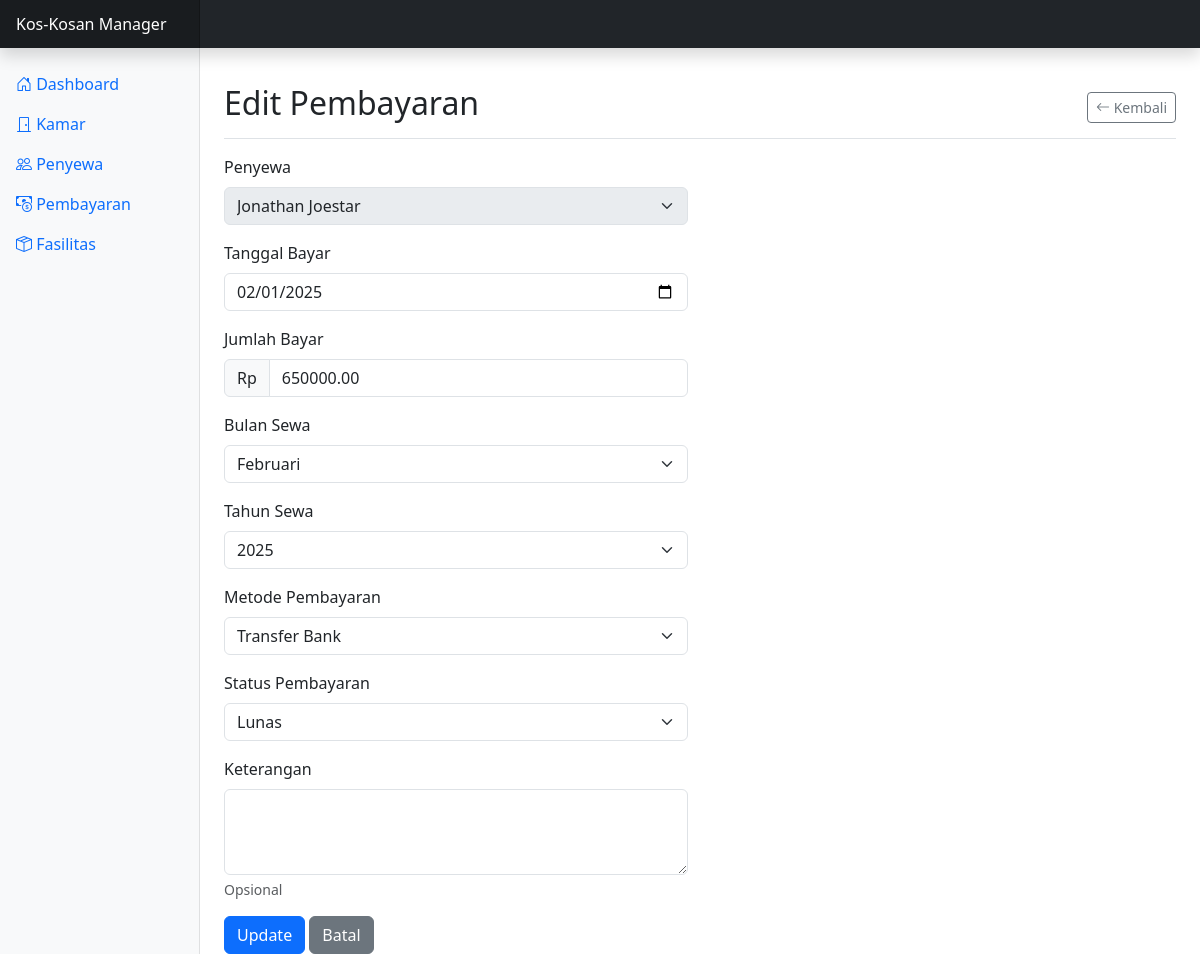
Page /pembayaran.php?action=edit&id=2 on the committed database.
### tables this page shows
CREATE TABLE pembayaran (
    id_pembayaran INT AUTO_INCREMENT PRIMARY KEY,
    id_penyewa INT NOT NULL,
    tanggal_bayar DATE NOT NULL,
    jumlah_bayar DECIMAL(10, 2) NOT NULL,
    bulan_sewa VARCHAR(20) NOT NULL,
    tahun_sewa YEAR NOT NULL,
    metode_pembayaran VARCHAR(50) NOT NULL,
    status_pembayaran ENUM('pending', 'lunas', 'gagal') NOT NULL DEFAULT 'pending',
    keterangan TEXT,
    created_at TIMESTAMP DEFAULT CURRENT_TIMESTAMP,
    updated_at TIMESTAMP DEFAULT CURRENT_TIMESTAMP ON UPDATE CURRENT_TIMESTAMP,
    FOREIGN KEY (id_penyewa) REFERENCES penyewa(id_penyewa) ON DELETE CASCADE
);

### class/Pembayaran.php (called while the page is built, shortened)
<?php
class Pembayaran {
    private $conn;
    private $table_name = "pembayaran";
    public $id_pembayaran;
    public function __construct($db) {
        $this->conn = $db;
    }
    public function getOne() {
        $query = "SELECT p.*, py.nama_lengkap
                  FROM " . $this->table_name . " p
                  INNER JOIN penyewa py ON p.id_penyewa = py.id_penyewa
                  WHERE p.id_pembayaran = :id";
        $stmt = $this->conn->prepare($query);
        $this->id_pembayaran = htmlspecialchars(strip_tags($this->id_pembayaran));
        $stmt->bindParam(":id", $this->id_pembayaran);
        $stmt->execute();
        $row = $stmt->fetch(PDO::FETCH_ASSOC);
        if($row) {
            $this->id_penyewa = $row['id_penyewa'];
            $this->tanggal_bayar = $row['tanggal_bayar'];
            $this->jumlah_bayar = $row['jumlah_bayar'];
            $this->bulan_sewa = $row['bulan_sewa'];
            $this->tahun_sewa = $row['tahun_sewa'];
            $this->metode_pembayaran = $row['metode_pembayaran'];
            $this->status_pembayaran = $row['status_pembayaran'];
            return true;
        }
        return false;
    }
}
?>

### view/pembayaran/form.php (the view, shortened to what this page needs)
<?php
$id_pembayaran = isset($_GET['id']) ? $_GET['id'] : '';
$id_penyewa = isset($_GET['id_penyewa']) ? $_GET['id_penyewa'] : '';
$tanggal_bayar = date('Y-m-d');
$jumlah_bayar = $bulan_sewa = $tahun_sewa = $metode_pembayaran = $status_pembayaran = $keterangan = '';
$page_title = 'Tambah Pembayaran';
$btn_label = 'Simpan';
$action = 'create';
if($id_pembayaran) {
    $pembayaran->id_pembayaran = $id_pembayaran;
    $pembayaran->getOne();
    $id_penyewa = $pembayaran->id_penyewa;
    $tanggal_bayar = $pembayaran->tanggal_bayar;
    $jumlah_bayar = $pembayaran->jumlah_bayar;
    $bulan_sewa = $pembayaran->bulan_sewa;
    $tahun_sewa = $pembayaran->tahun_sewa;
    $metode_pembayaran = $pembayaran->metode_pembayaran;
    $status_pembayaran = $pembayaran->status_pembayaran;
    $keterangan = $pembayaran->keterangan;
    $page_title = 'Edit Pembayaran';
    $btn_label = 'Update';
    $action = 'update';
}
$daftar_bulan = [
    'Januari', 'Februari', 'Maret', 'April', 'Mei', 'Juni',
    'Juli', 'Agustus', 'September', 'Oktober', 'November', 'Desember'
];
$tahun_sekarang = date('Y');
$daftar_tahun = range($tahun_sekarang - 5, $tahun_sekarang + 5);
$stmt_penyewa = $db->query("SELECT id_penyewa, nama_lengkap FROM penyewa WHERE tanggal_keluar IS NULL ORDER BY nama_lengkap ASC");
?>
<div class="d-flex justify-content-between flex-wrap flex-md-nowrap align-items-center pt-3 pb-2 mb-3 border-bottom">
    <h1 class="h2"><?php echo $page_title; ?></h1>
    <div class="btn-toolbar mb-2 mb-md-0">
        <a href="pembayaran.php" class="btn btn-sm btn-outline-secondary">
            <i class="bi bi-arrow-left"></i> Kembali
        </a>
    </div>
</div>
<div class="row">
    <div class="col-md-6">
        <form action="pembayaran.php?action=<?php echo $action; ?>" method="post">
            <div class="mb-3">
                <label for="id_penyewa" class="form-label">Penyewa</label>
                <select class="form-select" id="id_penyewa" name="id_penyewa" required <?php echo $id_penyewa ? 'disabled' : ''; ?>>
                    <?php
                    while($row_penyewa = $stmt_penyewa->fetch(PDO::FETCH_ASSOC)) {
                        $selected = ($row_penyewa['id_penyewa'] == $id_penyewa) ? 'selected' : '';
                        echo "<option value='" . $row_penyewa['id_penyewa'] . "' " . $selected . ">" . $row_penyewa['nama_lengkap'] . "</option>";
                    }
                    ?>
                </select>
            </div>
            <div class="mb-3">
                <label for="tanggal_bayar" class="form-label">Tanggal Bayar</label>
                <input type="date" class="form-control" id="tanggal_bayar" name="tanggal_bayar" value="<?php echo $tanggal_bayar; ?>" required>
            </div>
            <div class="mb-3">
                <label for="jumlah_bayar" class="form-label">Jumlah Bayar</label>
                <div class="input-group">
                    <span class="input-group-text">Rp</span>
                    <input type="number" class="form-control" id="jumlah_bayar" name="jumlah_bayar" value="<?php echo $jumlah_bayar; ?>" required>
                </div>
            </div>
            <div class="mb-3">
                <label for="bulan_sewa" class="form-label">Bulan Sewa</label>
                <select class="form-select" id="bulan_sewa" name="bulan_sewa" required>
                    <?php
                    foreach($daftar_bulan as $bulan) {
                        $selected = ($bulan == $bulan_sewa) ? 'selected' : '';
                        echo "<option value='" . $bulan . "' " . $selected . ">" . $bulan . "</option>";
                    }
                    ?>
                </select>
            </div>
            <div class="mb-3">
                <label for="tahun_sewa" class="form-label">Tahun Sewa</label>
                <select class="form-select" id="tahun_sewa" name="tahun_sewa" required>
                    <?php
                    foreach($daftar_tahun as $tahun) {
                        $selected = ($tahun == $tahun_sewa) ? 'selected' : '';
                        echo "<option value='" . $tahun . "' " . $selected . ">" . $tahun . "</option>";
                    }
                    ?>
                </select>
            </div>
            <div class="mb-3">
                <label for="metode_pembayaran" class="form-label">Metode Pembayaran</label>
                <select class="form-select" id="metode_pembayaran" name="metode_pembayaran" required>
                    <option value="Transfer Bank" <?php echo $metode_pembayaran == 'Transfer Bank' ? 'selected' : ''; ?>>Transfer Bank</option>
                </select>
            </div>
            <div class="mb-3">
                <label for="status_pembayaran" class="form-label">Status Pembayaran</label>
                <select class="form-select" id="status_pembayaran" name="status_pembayaran" required>
                    <option value="lunas" <?php echo $status_pembayaran == 'lunas' ? 'selected' : ''; ?>>Lunas</option>
                </select>
            </div>
            <div class="mb-3">
                <label for="keterangan" class="form-label">Keterangan</label>
                <textarea class="form-control" id="keterangan" name="keterangan" rows="3"><?php echo $keterangan; ?></textarea>
                <div class="form-text">Opsional</div>
            </div>
            <button type="submit" class="btn btn-primary"><?php echo $btn_label; ?></button>
            <a href="pembayaran.php" class="btn btn-secondary">Batal</a>
        </form>
    </div>
</div>

### rows in the picture
pembayaran: tanggal_bayar "02/01/2025", jumlah_bayar "650000.00", metode_pembayaran "Transfer Bank", status_pembayaran "Lunas"

### other values in the picture
$page_title "Edit Pembayaran"
$btn_label "Update"
form field id_penyewa "Jonathan Joestar"
form field bulan_sewa "Februari"
form field tahun_sewa "2025"
